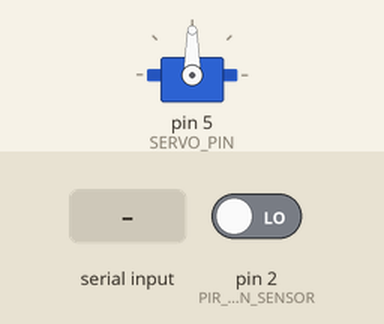
Simulated run of this sketch. Board: Arduino Uno, built with avr-gcc and run on an emulated ATmega328P. Shown: servo. The inputs (shaded band) are chosen by the test bench; at power-on: pin 2 (PIR_MOTION_SENSOR) LOW.

Above: at 1.2 s.
1.3 s: "SERVO ,45\n" received over Serial
At 1.9 s:
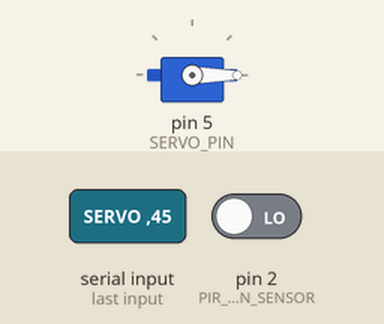
5.3 s: "SERVO 90\n" received over Serial
At 6.1 s:
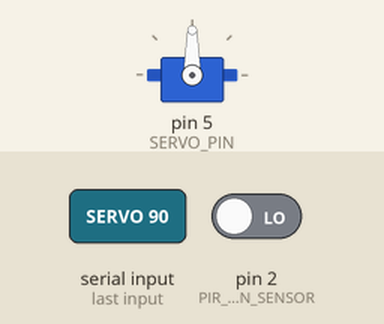
Timing chart, 0 to 8.3 s (numbered marks = the images above; inputs shaded):
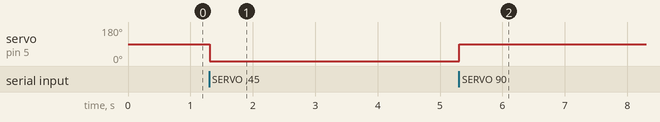

The sketch:

arduino1_motor_motionsensor.ino
```cpp
/***************************************************************************
* Sketch Name: arduino_usb_servo
*
* Updated Version: 27/03/2025
*
* Description:
*   - USB-controlled servo motor with movement detection.
*   - Sends "Movement" to Node-RED when PIR detects motion.
*   - Receives "SERVO X" to control a servo at any angle (0-180).
***************************************************************************/

#include <Servo.h>

// 1. Define pins for PIR sensor, and Servo
#define PIR_MOTION_SENSOR 2  // 🔌 Grove Digital D2 (PIR sensor)
#define SERVO_PIN 5  // 🔌 Grove PWM D5 (Servo motor)

Servo myservo;

void setup()
{
  Serial.begin(9600);      // Start serial communication over USB (for Node-RED)
  pinMode(PIR_MOTION_SENSOR, INPUT);
  myservo.attach(SERVO_PIN);  // Attach servo motor to pin 5
  myservo.write(90);  // Set initial position to 90 degrees
}

void loop()
{
  // 1. **Check for USB commands from Node-RED**
  if (Serial.available()) {
    String command = Serial.readStringUntil('\n'); // Read full command
    command.trim(); // Remove whitespace

    // **Check if the command starts with "SERVO "** (e.g., "SERVO 90")
    if (command.startsWith("SERVO ")) {
      int angle = command.substring(6).toInt(); // Extract angle value

      // **Ensure the angle is between 0 and 180**
      if (angle >= 0 && angle <= 180) {
        myservo.write(angle);  // Move servo to specified angle
      }
    }
  }

  // 2. **Check PIR sensor for motion**
  if (digitalRead(PIR_MOTION_SENSOR)) {
    Serial.println("Movement");  // Send "Movement" to Node-RED via USB
    delay(1000); // Prevent spam
  }
}
```

Measured:
- after the input at 1.3 s, servo on pin 5 (SERVO_PIN): 90° → 0° at once
- after the input at 5.3 s, servo on pin 5 (SERVO_PIN): 0° → 90° at once
